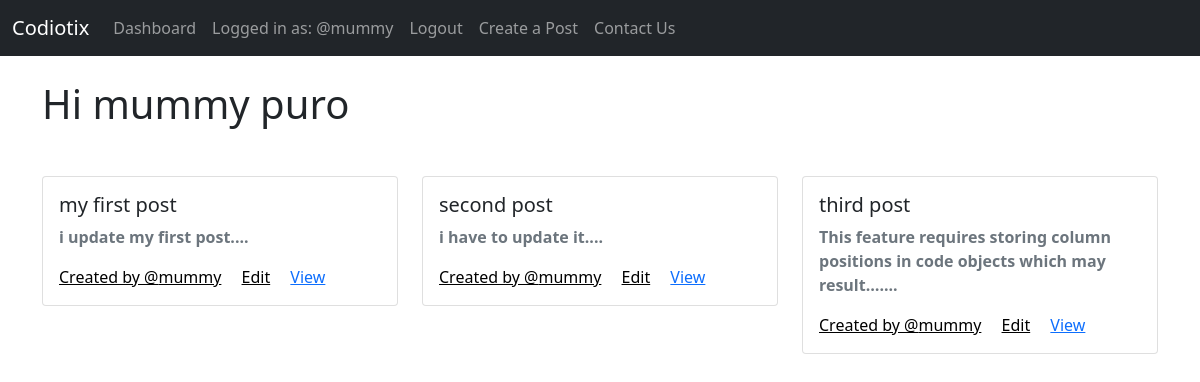
/dashboard/ (signed in), run on the app's committed database.
### blog/models.py (models this page shows, shortened)
class Post(models.Model):
    CATEGORIES = (
        ('public' ,'PUBLIC'),
        ('private' ,'PRIVATE'),
    )
    Title = models.CharField(max_length=50)
    Content = models.TextField()
    Type = models.CharField(max_length=30 , choices = CATEGORIES , default="public")
    Creator = models.ForeignKey(User , on_delete=models.CASCADE)
    Created_on = models.DateTimeField(auto_now_add=True)
    Updated_on = models.DateTimeField(auto_now=True)

### blog/views.py (the view)
# urls.py: path('dashboard/' , views.dashboard , name="dashboard"),
def dashboard(request):
    if request.user.is_authenticated:
        user = request.user
        posts = Post.objects.filter(Creator = user)
        context = {
            'posts':posts
        }
        return render(request , 'blog/dashboard.html' , context)
    else:
        return redirect('/')

### blog/templates/blog/dashboard.html (shortened to what this page needs)
{%extends 'blog/main.html'%}
{%block content%}
<div class="container my-4">
    <h1 class="h1">Hi {{user.first_name}} {{user.last_name}}</h1>
    <div class="row mt-5">
        {%for post in posts%}
        <div class="col-4">
            <div class="card">
                <div class="card-body">
                  <h5 class="card-title">{{post.Title}}</h5>
                  <p class="card-text text-muted"><b>{{post.Content|truncatechars:80}}....</b></p>
                  <a class="card-link abhi">Created by @{{post.Creator.username}}</a>
                  <a class="card-link abhi" href="{%url 'update' post.id%}">Edit</a>
                  <a class="card-link" href="{%url 'SeePost' post.id%}">View</a>
                </div>
              </div>
        </div>
        {%endfor%}
</div>
</div>
{%endblock content%}

### blog/templates/blog/navbar.html (shortened to what this page needs)
{%load static%}
<nav class="navbar navbar-expand-lg navbar-dark bg-dark">
    <div class="container-fluid text-white">
      <a class="navbar-brand">Codiotix</a>
      <div class="collapse navbar-collapse" id="navbarSupportedContent">
        <ul class="navbar-nav  mb-2 mb-lg-0 ml-auto item">
          {%if user.is_authenticated%}
          <li class="nav-item">
            <a class="nav-link" href="{%url 'dashboard'%}">Dashboard</a>
          </li>
          <li class="nav-item">
            <a class="nav-link">Logged in as: @{{user.username}}</a>
          </li>
          <li class="nav-item">
            <a class="nav-link" href="{%url 'logout'%}">Logout</a>
          </li>
          <li class="nav-item">
            <a class="nav-link" href="{%url 'CreatePost'%}">Create a Post</a>
          </li>
          {%endif%}
          <li class="nav-item">
            <a class="nav-link" href="{%url 'contact'%}">Contact Us</a>
          </li>
        </ul>
      </div>
    </div>
  </nav>

### static/css/style.css (style rules this page uses)
.item { color:white !important; }
.abhi { color:black !important; }

### data on the page
Post: Title "my first post", Content "i update my first post", Creator.username "mummy"
Post: Title "second post", Content "i have to update it", Creator.username "mummy"
Post: Title "third post", Content "This feature requires storing column positions in code objects which may result…", Creator.username "mummy"

### other printed values
{{ user.username }} "mummy"
{{ user.first_name }} "mummy"
{{ user.last_name }} "puro"
